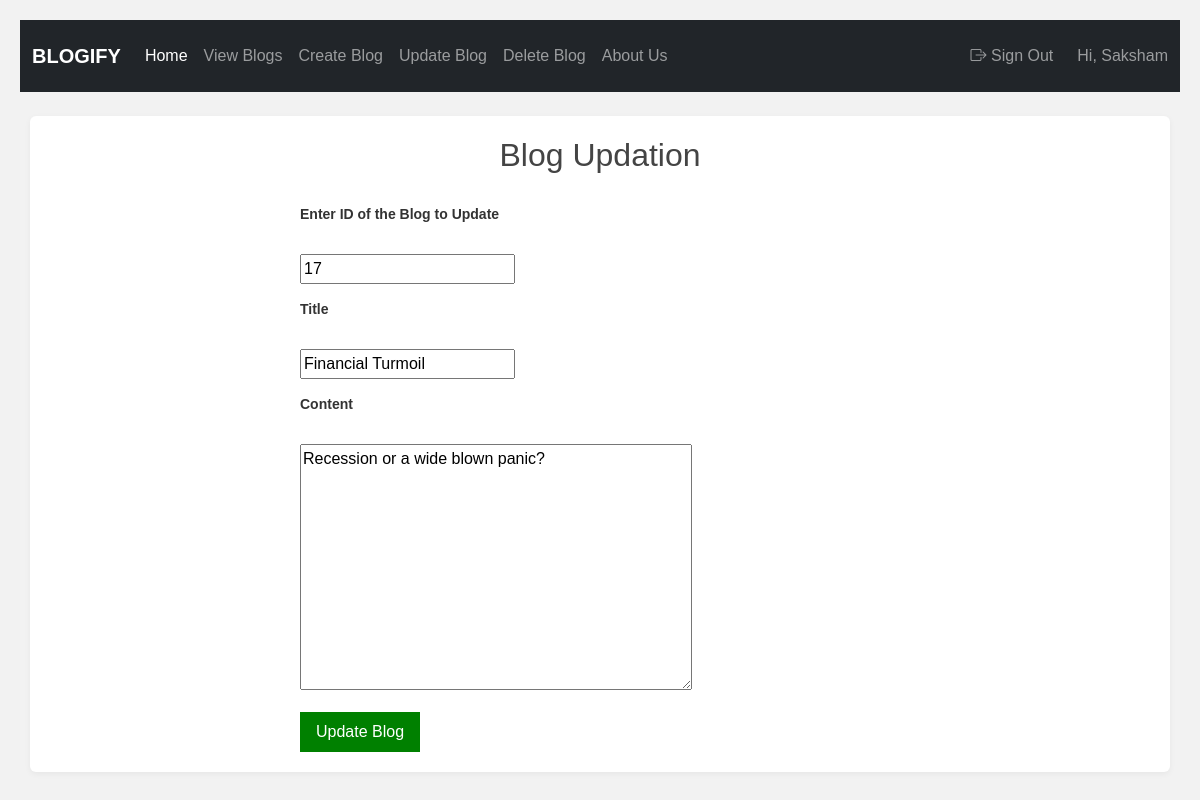
The app's page /blog/update/17/ (signed in) with its own data.
### blog/models.py (models this page shows, shortened)
class BlogPost(models.Model):
    title = models.CharField(max_length = 100)
    content = models.TextField()
    user = models.ForeignKey(User, on_delete=models.CASCADE)

### blog/views.py (the view)
# urls.py: path('blog/update/<int:update_id>/', blog_update_button, name = 'update_button'),
@login_required
def blog_update_button(request, update_id):
    if not check_ownership(request, update_id):
        return redirect('/blog/')
    blog = BlogPost.objects.get(id=update_id)
    if request.method == 'GET':
        initial = {'id': blog.id, 'title': blog.title, 'content': blog.content}
        form = BlogUpdationForm(initial=initial)
        return render (request, 'blogs/blogs_update.html', {'form' : form})
    elif request.method == 'POST':
        return update_post(request)

### blog/forms.py
class BlogUpdationForm(forms.Form):
    id = forms.IntegerField(min_value = 1, label='Enter ID of the Blog to Update')
    title = forms.CharField(max_length = 100, required=False, empty_value=None)
    content = forms.CharField(required=False, empty_value=None, widget=forms.Textarea)

### blog/views.py (called while the page is built)
def check_ownership(request, id):
    blog = BlogPost.objects.get(id=id)
    if blog.user != request.user:
        messages.error(request, f"You are not the author of Blog {id}")
        return False
    return True

### blog/templates/blogs/blogs_update.html (shortened to what this page needs)
{% extends "base.html" %}
{% block start %}
<h2 style="text-align: center; margin-bottom: 30px;">Blog Updation</h2>
<form method="POST" class = 'velo_validation' style="max-width: 600px; margin: auto;">
    {% for field in form %}
        <div style="margin-bottom: 15px;">
            <label><b>{{ field.label }}</b></label>
            <br>
            {{ field }}
        </div>
    {% endfor %}
    <input type="submit" value="Update Blog" style="padding: 8px 16px; font-size: 16px; background-color: green; color: white; border: none; cursor: pointer;">
</form>
{% endblock %}

### blog/templates/base.html (shortened to what this page needs)
{% load static %}
<!DOCTYPE html>
<html lang="en">
  <head>
    <link
      href="https://cdn.jsdelivr.net/npm/bootstrap@5.3.3/dist/css/bootstrap.min.css"
      rel="stylesheet"
    />
    <link
      rel="stylesheet"
      href="https://cdn.jsdelivr.net/npm/bootstrap-icons@1.10.5/font/bootstrap-icons.css"
    />
    <link rel="stylesheet" href="{% static 'blog/index.css' %}" />
    <link rel="stylesheet" href="{% static 'velo_validation/style.css' %}" />
  </head>
  <body>
    <nav class="navbar navbar-expand-lg navbar-dark bg-dark py-3 fs-6 mb-4">
      <div class="container-fluid">
        <a href="{% url 'home' %}" class="navbar-brand"><b> BLOGIFY </b> </a>
        <div class="collapse navbar-collapse" id="navbarNav">
          <ul class="navbar-nav me-auto mb-2 mb-lg-0">
            <li class="nav-item">
              <a
                href="{% url 'home' %}"
                class="nav-link active"
                aria-current="page"
                >Home</a
              >
            </li>
            <li class="nav-item">
              <a href="{% url 'show' %}" class="nav-link">View Blogs</a>
            </li>
            <li class="nav-item">
              <a href="{% url 'create' %}" class="nav-link">Create Blog</a>
            </li>
            <li class="nav-item">
              <a href="{% url 'update' %}" class="nav-link">Update Blog</a>
            </li>
            <li class="nav-item">
              <a href="{% url 'delete' %}" class="nav-link">Delete Blog</a>
            </li>
            <li class="nav-item">
              <a href="{% url 'about' %}" class="nav-link">About Us</a>
            </li>
          </ul>
          <ul class="navbar-nav">
            {% if request.user.is_authenticated %}
            <li class="nav-item">
              <a href="{% url 'logout' %}" class="nav-link"
                ><i class="bi bi-box-arrow-right"></i> Sign Out</a
              >
            </li>
            <span class="navbar-text ms-3">
              Hi, {{ request.user.username|title }}
            </span>
            {% endif %}
          </ul>
        </div>
      </div>
    </nav>
    <main>
      <div class="container">{% block start %} {% endblock %}</div>
    </main>
  </body>
</html>

### blog/static/blog/index.css (style rules this page uses)
body { font-family: Arial, sans-serif; margin: 20px; background-color: #f2f2f2; color: #333; }
h1, h2, h3 { color: #444; }
.container { background-color: #fff; padding: 20px; border-radius: 6px; box-shadow: 0 2px 6px rgba(0, 0, 0, 0.05); }

### blog/static/velo_validation/style.css (style rules this page uses)
label { display: block; max-width: 100%; margin-bottom: 5px; font-weight: normal; font-size: 14px; }

### records on screen
BlogPost: form "17" "Financial Turmoil" "Recession or a wide blown panic?"

### other values on screen
{{ request.user.username|title }} "Saksham"
{{ field.label }} "Enter ID of the Blog to Update" "Title" "Content"
